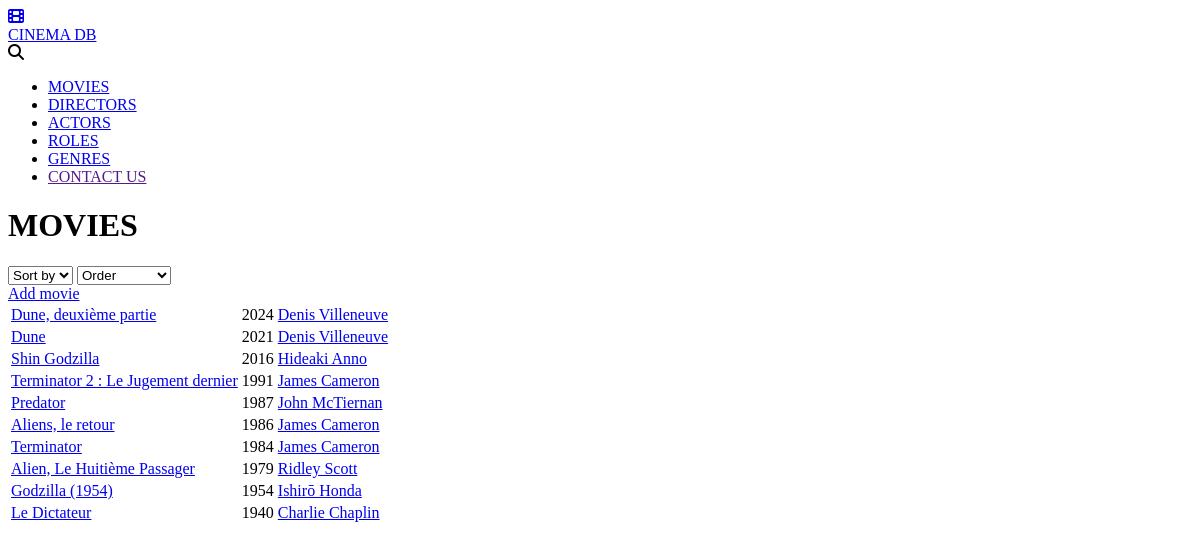
The app's page /index.php?action=listMovies, older data.
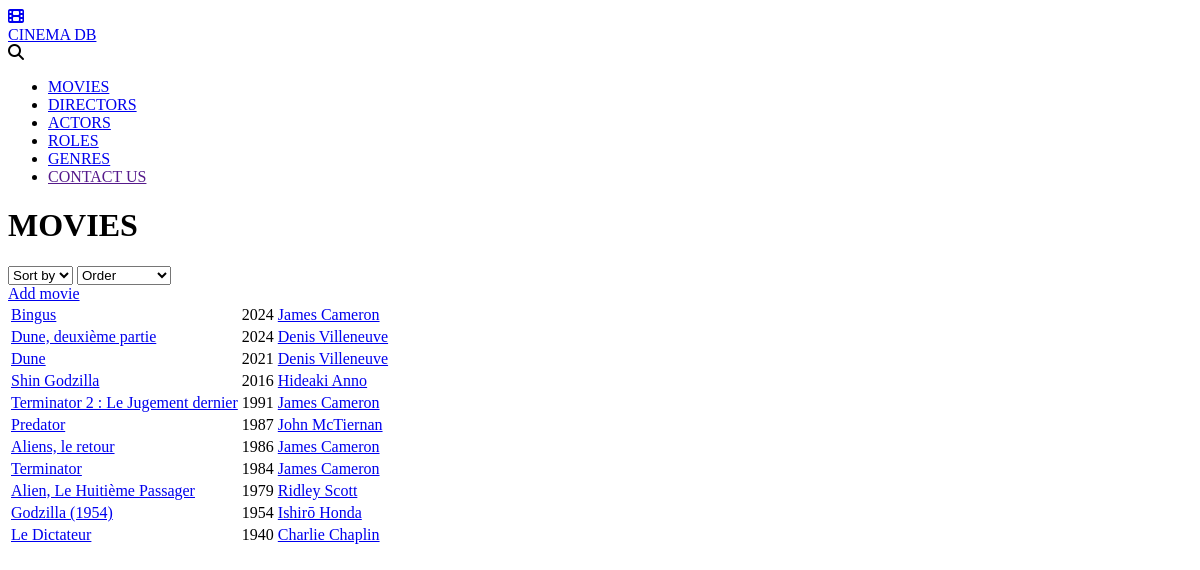
The same page, newer data.
### tables this page shows
CREATE TABLE IF NOT EXISTS `film` (
  `id_film` int NOT NULL AUTO_INCREMENT,
  `titre_film` varchar(50) NOT NULL,
  `date_sortie` date NOT NULL,
  `duree` int NOT NULL,
  `synopsis` text,
  `note` int DEFAULT NULL,
  `affiche` varchar(255) DEFAULT NULL,
  `img_large` varchar(255) DEFAULT NULL,
  `id_realisateur` int DEFAULT NULL,
  PRIMARY KEY (`id_film`),
  KEY `id_realisateur` (`id_realisateur`),
  CONSTRAINT `film_ibfk_1` FOREIGN KEY (`id_realisateur`) REFERENCES `realisateur` (`id_realisateur`)
);

### controller/CinemaController.php (called while the page is built, shortened)
<?php
class CinemaController{
    public function listMovies(){
        $pdo = Connect::Connexion();
        $queryMovie = $pdo -> query("
            SELECT film.id_film, film.id_realisateur, titre_film, DATE_FORMAT (date_sortie, '%Y') as date, CONCAT(prenom, ' ', nom) AS realisateurFilm
            FROM film
            INNER JOIN realisateur ON film.id_realisateur = realisateur.id_realisateur
            INNER JOIN personne ON realisateur.id_personne = personne.id_personne
            ORDER BY date DESC
        ");
        require "view/list/listMovies.php";
    }
}

### view/list/listMovies.php (the view, shortened to what this page needs)
<div class="wrapper">
    <h1 class="maintitle">MOVIES</h1>
    <div class="options">
        <form action="controller/CinemaController.php" method="post">
            <select name="sortby" id="sort1" class="opt">
                <option value="" disabled selected>Sort by</option>
            </select>
            <select name="orderby" id="order1" class="opt">
                <option value="" disabled selected>Order</option>
            </select>
        </form>
        <div class="opt">
            <a href="index.php?action=addMovieDisplay">Add movie</a>
        </div>
    </div>
    <table class="list">
        <tbody>
            <?php
                foreach($queryMovie -> fetchALL() as $film){?>
                    <tr>
                        <td><a href="index.php?action=infoMovie&id=<?= $film["id_film"] ?>"><?= $film["titre_film"] ?></a></td>
                        <td><?= $film["date"] ?></td>
                        <td><a href="index.php?action=infoDirector&id=<?= $film["id_realisateur"] ?>"><?= $film["realisateurFilm"] ?></a></td>
                    </tr>
            <?php } ?>
        </tbody>
    </table>
</div>
<?php
$content= ob_get_clean();
require "view/template.php";

### index.php (shortened to what this page needs)
<?php
$ctrlCinema = new CinemaController();
if(isset($_GET["action"])){
    switch($_GET["action"]){
        case "listMovies" :
            $ctrlCinema -> listMovies();
            break;
    }
}
else {
    $ctrlCinema-> homePage();
}

### view/template.php (shortened to what this page needs)
<!DOCTYPE html>
<html lang="en">
<head>
    <link rel="stylesheet" href="public/css/main.css">
</head>
<body>
    <header>
        <nav>
            <div class="navbarContent">
                <span class="navtitle">
                    <a href="index.php?action=homePage">
                        <div class="navlogo"><i class="fa-solid fa-film"></i></div>
                        CINEMA DB
                    </a>
                </span>
                <div class="searchbar"><i class="fa-solid fa-magnifying-glass"></i></div>
                <div class="menu">
                    <ul>
                        <li>
                            <a href="index.php?action=listMovies">MOVIES</a>
                        </li>
                        <li>
                            <a href="index.php?action=listDirectors">DIRECTORS</a>
                        </li>
                        <li>
                            <a href="index.php?action=listActors">ACTORS</a>
                        </li>
                        <li>
                            <a href="index.php?action=listRoles">ROLES</a>
                        </li>
                        <li>
                            <a href="index.php?action=listGenres">GENRES</a>
                        </li>
                        <li>
                            <a href="">CONTACT US</a>
                        </li>
                    </ul>
                </div>
            </div>
        </nav>
    </header>
    <main>
        <div id="content">
            <?= $content ?>
        </div>
    </main>
</body>
</html>

Row changes from the older to the newer data that the page shows:
added film: titre_film "Bingus", date "2024", realisateurFilm "James Cameron"
